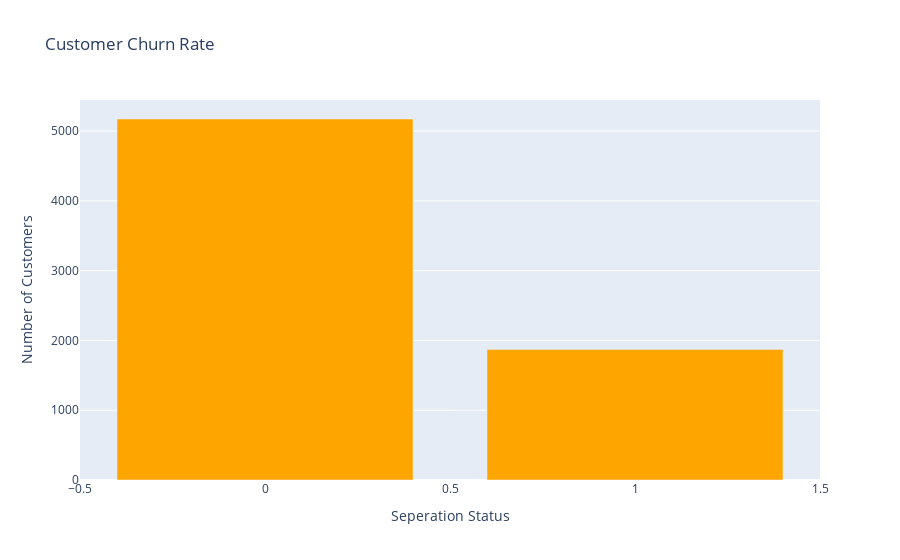

Notebook source saved alongside this figure:
### Code cell
churn_counts = df["Churn"].value_counts()

# Bar grafiği oluşturma
fig = px.bar(
    x=churn_counts.index,
    y=churn_counts.values,
    labels={'x': 'Seperation Status', 'y': 'Number of Customers'},
    title='Customer Churn Rate',
    color_discrete_sequence=['orange']
)

# Grafiği gösterme
fig.show()
# Imbalanced bir datayla çalışıyoruz. Bu datayla çalışmak için önce undersampling(veri azaltma) 
# veya oversampling(veri çoğaltma) yapmamız gerek.

### Figure 1 — Plotly figure (JSON) as saved in the notebook; plotly's stock layout.template omitted (floating-point values rounded to 4 significant figures)
{"data": [{"alignmentgroup": "True", "hovertemplate": "Seperation Status=%{x}<br>Number of Customers=%{y}<extra></extra>", "legendgroup": "", "marker": {"color": "orange", "pattern": {"shape": ""}}, "name": "", "offsetgroup": "", "orientation": "v", "showlegend": false, "textposition": "auto", "type": "bar", "x": [0, 1], "xaxis": "x", "y": [5173, 1869], "yaxis": "y"}], "layout": {"barmode": "relative", "legend": {"tracegroupgap": 0}, "title": {"text": "Customer Churn Rate"}, "xaxis": {"anchor": "y", "domain": [0, 1], "title": {"text": "Seperation Status"}}, "yaxis": {"anchor": "x", "domain": [0, 1], "title": {"text": "Number of Customers"}}}}
